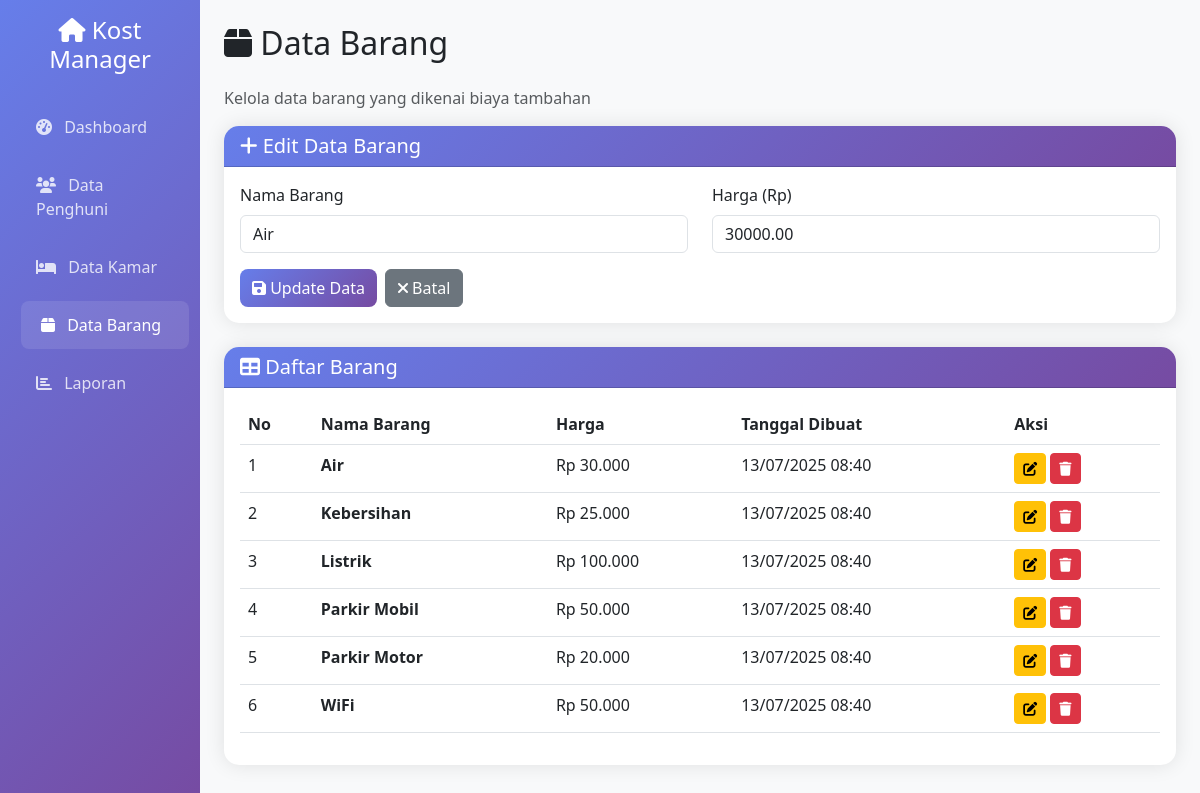
Screenshot of /barang.php?edit=3 with the database file from the repository.
### tables this page shows
CREATE TABLE IF NOT EXISTS tb_barang (
    id INT AUTO_INCREMENT PRIMARY KEY,
    nama VARCHAR(100) NOT NULL,
    harga DECIMAL(10,2) NOT NULL,
    created_at TIMESTAMP DEFAULT CURRENT_TIMESTAMP,
    updated_at TIMESTAMP DEFAULT CURRENT_TIMESTAMP ON UPDATE CURRENT_TIMESTAMP
);

### barang.php (the view, shortened to what this page needs)
<?php
include 'database/config.php';
$edit_data = null;
if (isset($_GET['edit'])) {
    $id = $_GET['edit'];
    $query = "SELECT * FROM tb_barang WHERE id=$id";
    $result = mysqli_query($conn, $query);
    $edit_data = mysqli_fetch_assoc($result);
}
?>
<!DOCTYPE html>
<html lang="id">
<head>
    <link href="https://cdn.jsdelivr.net/npm/bootstrap@5.3.0/dist/css/bootstrap.min.css" rel="stylesheet">
    <link href="https://cdnjs.cloudflare.com/ajax/libs/font-awesome/6.0.0/css/all.min.css" rel="stylesheet">
</head>
<body>
    <div class="container-fluid">
        <div class="row">
            <div class="col-md-3 col-lg-2 px-0">
                <div class="sidebar p-3">
                    <div class="text-center mb-4">
                        <h4 class="text-white"><i class="fas fa-home"></i> Kost Manager</h4>
                    </div>
                    <nav class="nav flex-column">
                        <a class="nav-link" href="index.php">
                            <i class="fas fa-tachometer-alt me-2"></i> Dashboard
                        </a>
                        <a class="nav-link" href="penghuni.php">
                            <i class="fas fa-users me-2"></i> Data Penghuni
                        </a>
                        <a class="nav-link" href="kamar.php">
                            <i class="fas fa-bed me-2"></i> Data Kamar
                        </a>
                        <a class="nav-link active" href="barang.php">
                            <i class="fas fa-box me-2"></i> Data Barang
                        </a>
                        <a class="nav-link" href="laporan.php">
                            <i class="fas fa-chart-bar me-2"></i> Laporan
                        </a>
                    </nav>
                </div>
            </div>
            <div class="col-md-9 col-lg-10 main-content p-4">
                <div class="row">
                    <div class="col-12">
                        <h2 class="mb-4"><i class="fas fa-box"></i> Data Barang</h2>
                        <p class="text-muted">Kelola data barang yang dikenai biaya tambahan</p>
                    </div>
                </div>
                <div class="card mb-4">
                    <div class="card-header">
                        <h5 class="mb-0">
                            <i class="fas fa-plus"></i>
                            <?php echo $edit_data ? 'Edit Data Barang' : 'Tambah Barang Baru'; ?>
                        </h5>
                    </div>
                    <div class="card-body">
                        <form method="POST">
                            <div class="row">
                                <div class="col-md-6">
                                    <div class="mb-3">
                                        <label for="nama" class="form-label">Nama Barang</label>
                                        <input type="text" class="form-control" id="nama" name="nama"
                                               value="<?php echo $edit_data ? $edit_data['nama'] : ''; ?>"
                                               placeholder="Contoh: WiFi, Listrik, Air" required>
                                    </div>
                                </div>
                                <div class="col-md-6">
                                    <div class="mb-3">
                                        <label for="harga" class="form-label">Harga (Rp)</label>
                                        <input type="number" class="form-control" id="harga" name="harga"
                                               value="<?php echo $edit_data ? $edit_data['harga'] : ''; ?>"
                                               min="0" step="1000" placeholder="50000" required>
                                    </div>
                                </div>
                            </div>
                            <div class="d-flex gap-2">
                                <?php if ($edit_data): ?>
                                    <button type="submit" name="update" class="btn btn-primary">
                                        <i class="fas fa-save"></i> Update Data
                                    </button>
                                    <a href="barang.php" class="btn btn-secondary">
                                        <i class="fas fa-times"></i> Batal
                                    </a>
                                <?php else: ?>
                                    <button type="submit" name="tambah" class="btn btn-primary">
                                        <i class="fas fa-plus"></i> Tambah Barang
                                    </button>
                                <?php endif; ?>
                            </div>
                        </form>
                    </div>
                </div>
                <div class="card">
                    <div class="card-header">
                        <h5 class="mb-0"><i class="fas fa-table"></i> Daftar Barang</h5>
                    </div>
                    <div class="card-body">
                        <div class="table-responsive">
                            <table class="table table-hover">
                                <thead>
                                    <tr>
                                        <th>No</th>
                                        <th>Nama Barang</th>
                                        <th>Harga</th>
                                        <th>Tanggal Dibuat</th>
                                        <th>Aksi</th>
                                    </tr>
                                </thead>
                                <tbody>
                                    <?php
                                    $query = "SELECT * FROM tb_barang ORDER BY nama";
                                    $result = mysqli_query($conn, $query);
                                    $no = 1;
                                    while ($row = mysqli_fetch_assoc($result)) {
                                        echo "<tr>";
                                        echo "<td>" . $no++ . "</td>";
                                        echo "<td><strong>" . htmlspecialchars($row['nama']) . "</strong></td>";
                                        echo "<td>Rp " . number_format($row['harga'], 0, ',', '.') . "</td>";
                                        echo "<td>" . date('d/m/Y H:i', strtotime($row['created_at'])) . "</td>";
                                        echo "<td>";
                                        echo "<a href='?edit=" . $row['id'] . "' class='btn btn-sm btn-warning me-1'><i class='fas fa-edit'></i></a>";
                                        echo "<a href='?hapus=" . $row['id'] . "' class='btn btn-sm btn-danger' onclick='return confirm(\"Yakin ingin menghapus data ini?\")'><i class='fas fa-trash'></i></a>";
                                        echo "</td>";
                                        echo "</tr>";
                                    }
                                    ?>
                                </tbody>
                            </table>
                        </div>
                    </div>
                </div>
            </div>
        </div>
    </div>
</body>
</html>

### barang.php (style rules this page uses)
.sidebar { min-height: 100vh; background: linear-gradient(135deg, #667eea 0%, #764ba2 100%); }
.sidebar .nav-link { color: rgba(255,255,255,0.8); padding: 12px 20px; margin: 5px 0; border-radius: 8px; transition: all 0.3s; }
.sidebar .nav-link:hover, .sidebar .nav-link.active { color: white; background: rgba(255,255,255,0.1); transform: translateX(5px); }
.main-content { background-color: #f8f9fa; min-height: 100vh; }
.card { border: none; border-radius: 15px; box-shadow: 0 0 20px rgba(0,0,0,0.1); }
.card-header { background: linear-gradient(135deg, #667eea 0%, #764ba2 100%); color: white; border-radius: 15px 15px 0 0 !important; }
.btn-primary { background: linear-gradient(135deg, #667eea 0%, #764ba2 100%); border: none; border-radius: 8px; }

### rows the page displays
tb_barang: nama "Air", harga "30000.00", harga "30.000", created_at "13/07/2025 08:40"
tb_barang: nama "Kebersihan", harga "25.000", created_at "13/07/2025 08:40"
tb_barang: nama "Listrik", harga "100.000", created_at "13/07/2025 08:40"
tb_barang: nama "Parkir Mobil", harga "50.000", created_at "13/07/2025 08:40"
tb_barang: nama "Parkir Motor", harga "20.000", created_at "13/07/2025 08:40"
tb_barang: nama "WiFi", harga "50.000", created_at "13/07/2025 08:40"
